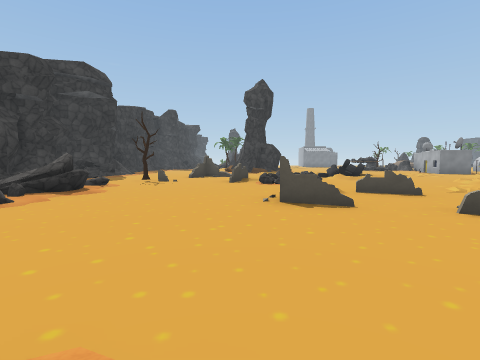
view 1 (above)

24 first-person views from a walk through a 3-D level made in the Unity game engine. The camera is 1.3 m above the floor, tilts 4° down and sees 85° across. The floor is counted in squares, 2 m on a side. Each view is taken from the middle of a square. On the plan, view 1 faces up. The plan holds only what a view shows up to about 9 squares ahead; the rest is blank. The place goes on beyond the plan. Some animated figures are left out. Some surface patterns are stand-ins.

view 2
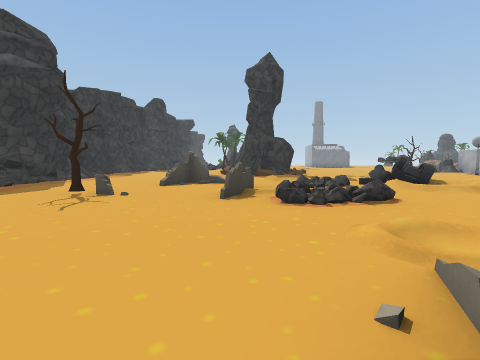

view 3
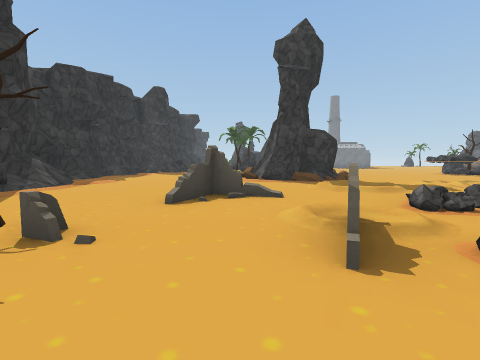

view 4
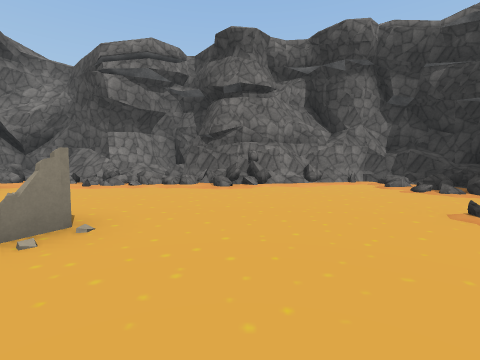

view 5
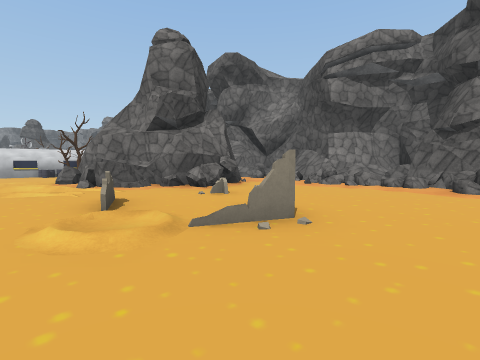

view 6
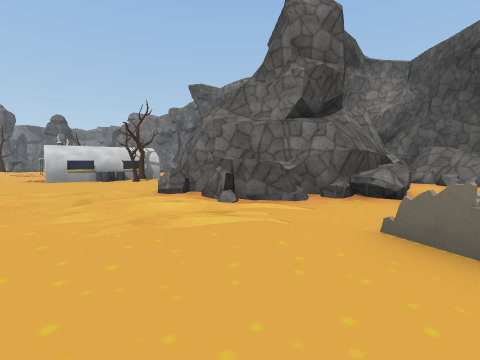

view 7
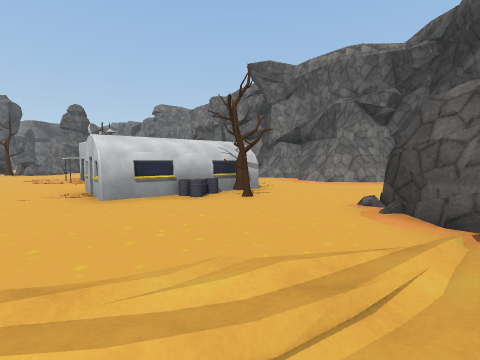

view 8
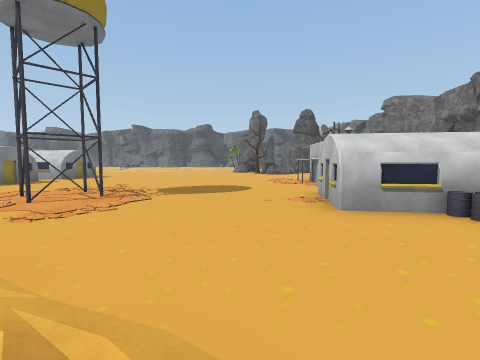

view 9
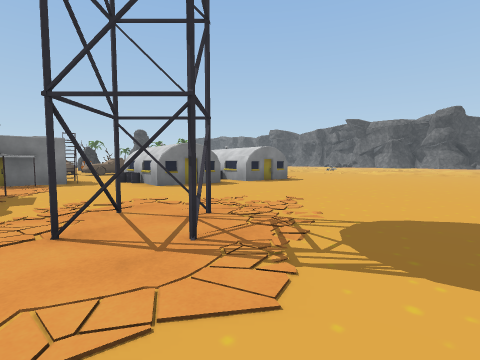

view 10
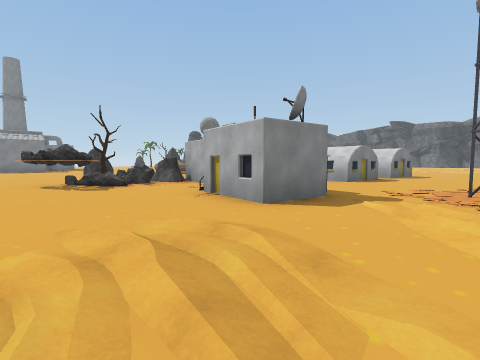

view 11
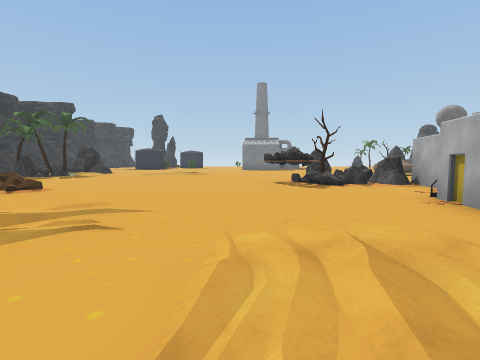

view 12
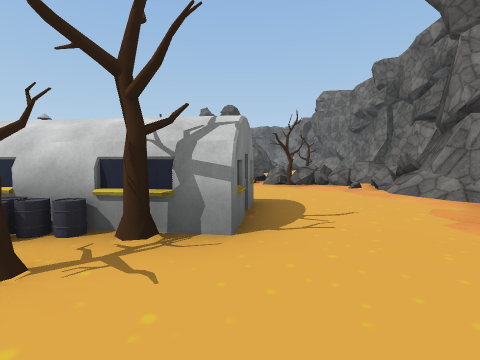

view 13
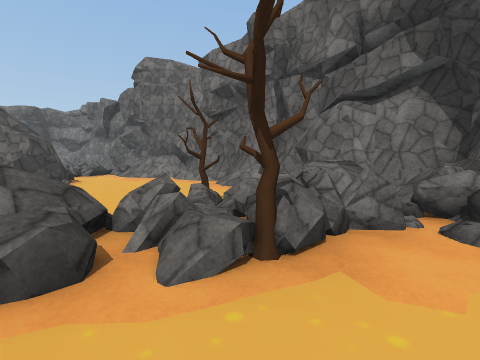

view 14
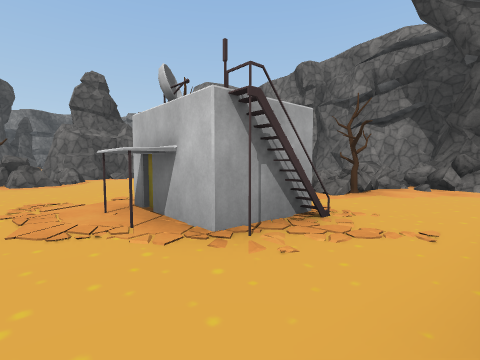

view 15
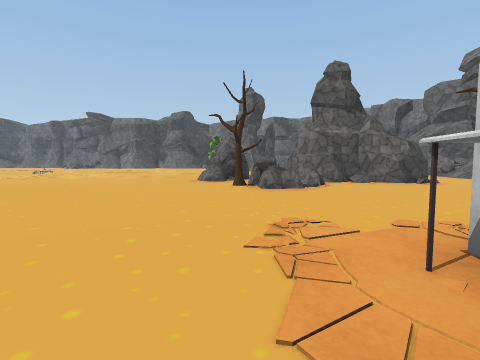

view 16
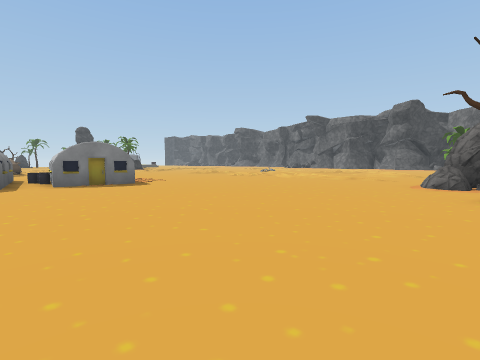

view 17
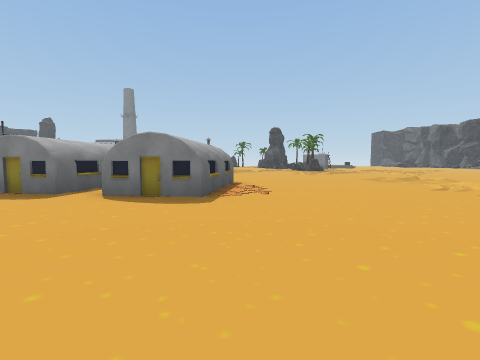

view 18
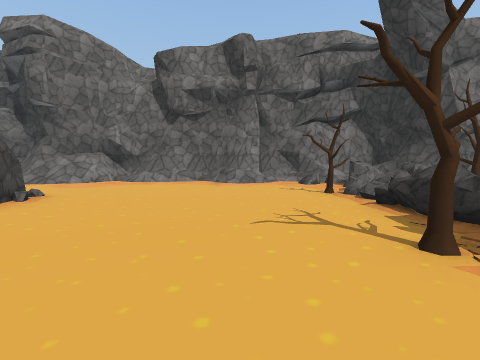

view 19
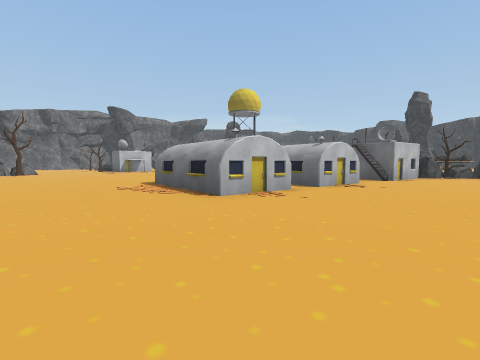

view 20
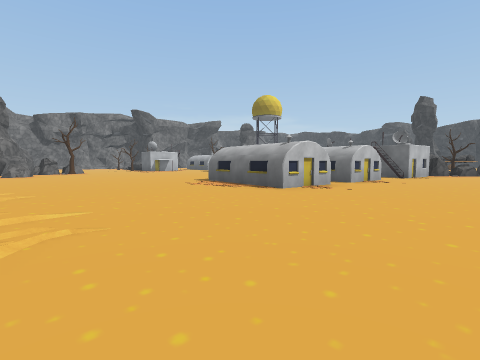

view 21
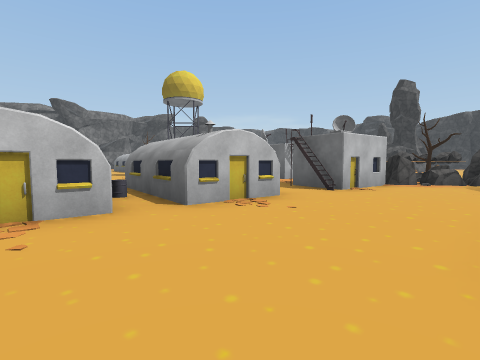

view 22
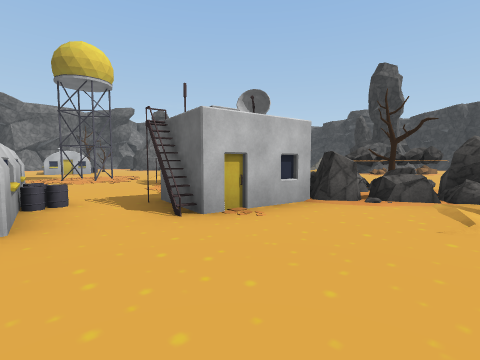

view 23
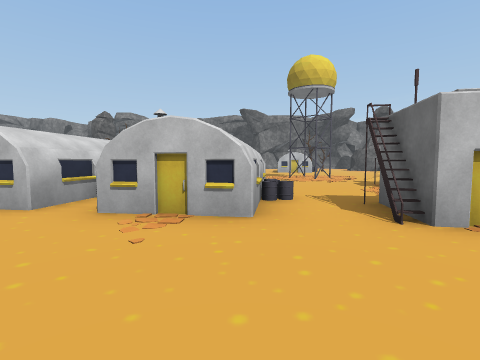

view 24
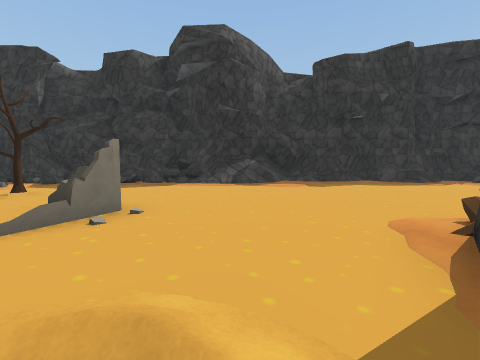

### Floor plan
Key: @ floor where view 1 was taken; # wall or solid block; x gap in a wall; . main floor; : floor 0.25 m higher than the main floor; / step, stairs or slope; = window, fence, low wall or low ledge; ^ raised ledge; O other object.
Columns run from 8 left of view 1 to 27 right of it. Each row starts with its distance up from view 1.
 22  #               ..O................
 21  #..      .......OOOO...............
 20  #...     .......OOOOO..............
 19  #....    =.......O..O.O.O..........
 18  #.....   #=.........OOO.O..OO......
 17 ##......   /........O...OOOOOO......
 16 #/......###/.......OOO...OO.OO......
 15 ##/......//../.....O.O......OO......
 14  #/......//////..................../
 13 ##/....../  .  ...../............../
 12 #==...##/...OO  ...///##...........
 11  /=.......O. O      ..##...........
 10  /......O#../      .................
  9 ##/..O..=/ .....  /.................
  8  ###.....:O....///................OO
  7  #=##.........///...............O. O
  6  ##==......O../ /....OO...O....OOO
  5    /.....O....^/#...OO ..OOO....O##
  4     /....O....####..OO ..O O.....#
  3    /.........##   ...OO...O......#
  2   =/.........#    .......OOO.....##
  1  #==.........#    .......OOO......#
  0  #=#...#@..//..   ./##./=##........
 -1  ##########====#   ######=^=......//
 -2          #######   #    #//x.#.##//#
 -3                         ############

Positions as (right, up) in squares from view 1, and headings:
1: (0, 0), facing up
2: (0, 4), facing up
3: (-1, 7), facing up
4: (-1, 7), facing down
5: (-1, 7), facing down-right
6: (3, 8), facing down-right
7: (8, 8), facing down-right
8: (9, 8), facing right
9: (13, 9), facing up-right
10: (8, 12), facing up-right
11: (8, 12), facing up
12: (10, 3), facing right
13: (16, 3), facing down-right
14: (15, 7), facing down-right
15: (17, 7), facing right
16: (18, 7), facing up-right
17: (22, 10), facing up
18: (21, 6), facing down
19: (25, 22), facing down-left
20: (27, 22), facing down-left
21: (21, 22), facing down-left
22: (17, 22), facing down-left
23: (17, 22), facing down
24: (2, 14), facing left
